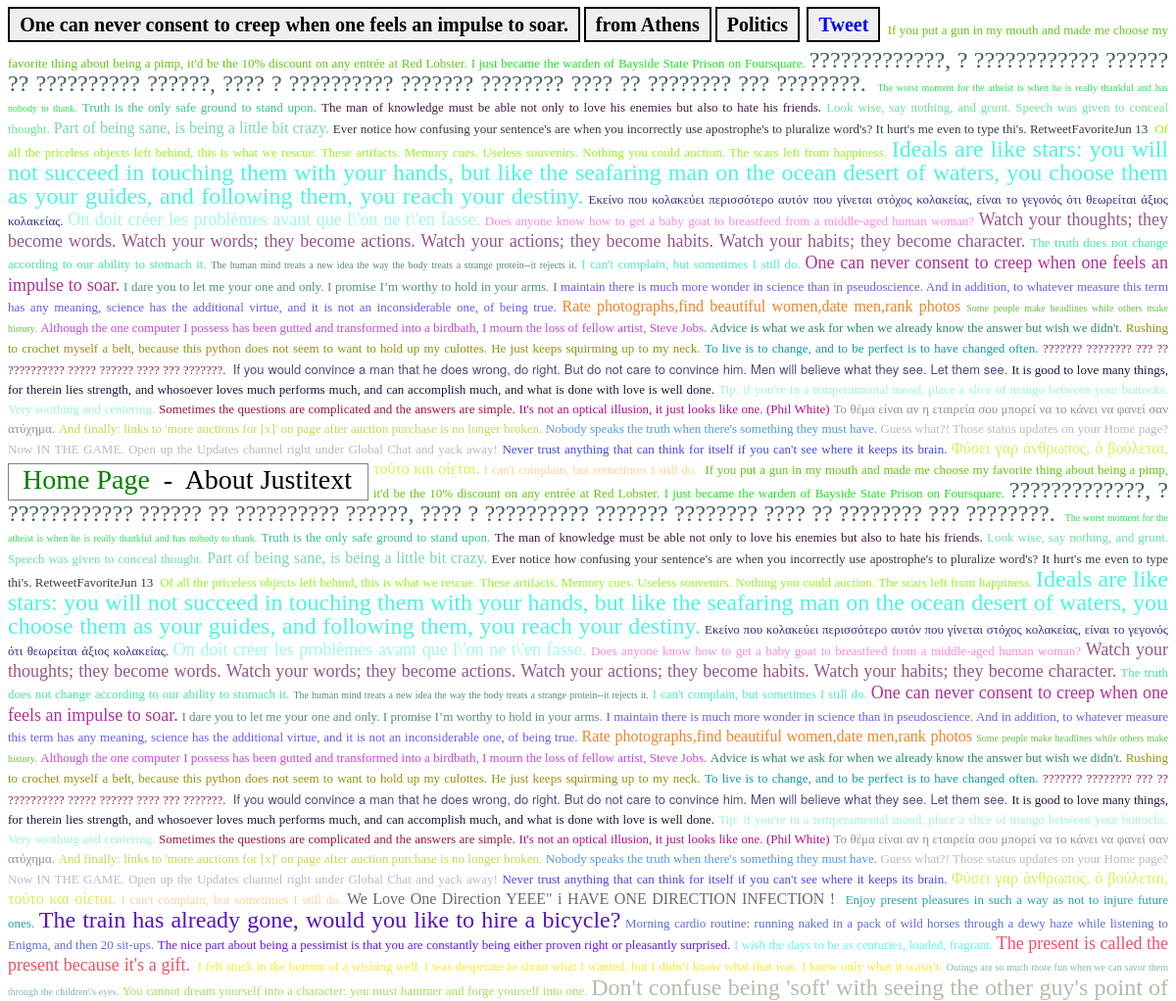
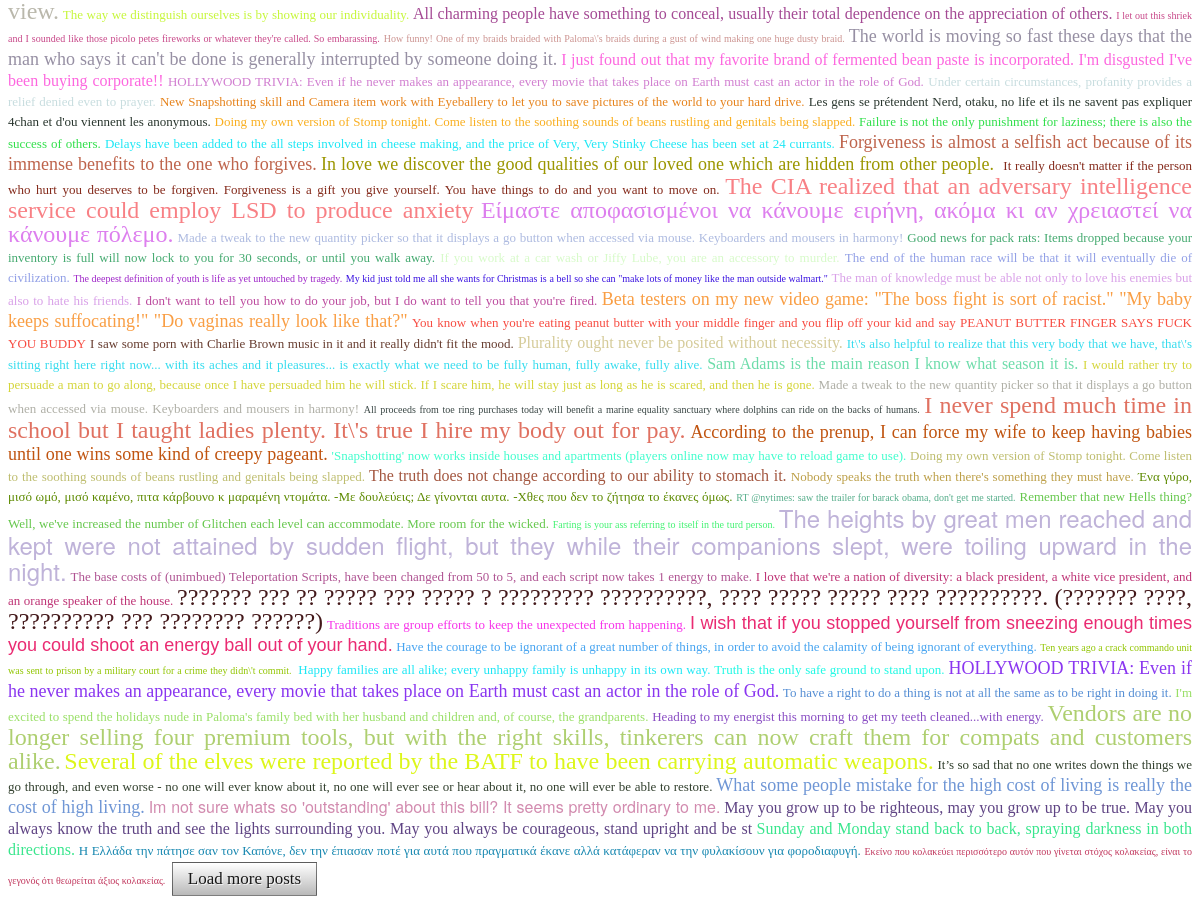
The page /includepost/post/2652 on the database its author committed (2 pictures, top to bottom).
### tables this page shows
CREATE TABLE `text` (
  `num` int(255) NOT NULL AUTO_INCREMENT,
  `text` text,
  `color` mediumtext NOT NULL,
  `ip` mediumtext NOT NULL,
  `urls` varchar(4132) DEFAULT NULL,
  `names` varchar(4132) NOT NULL,
  `location` varchar(4132) NOT NULL,
  `fontfamily` text NOT NULL,
  `fontsize` int(11) NOT NULL DEFAULT '2',
  `category` varchar(55) NOT NULL,
  `underline` mediumtext NOT NULL,
  `background` mediumtext NOT NULL,
  PRIMARY KEY (`num`)
);

### includepost/index.php (the view, shortened to what this page needs)
<!DOCTYPE html PUBLIC "-//W3C//DTD XHTML 1.0 Strict//EN"
    "http://www.w3.org/TR/xhtml1/DTD/xhtml1-strict.dtd">
<html xmlns="http://www.w3.org/1999/xhtml" xml:lang="en" lang="en">
<head>
</head>
<body  OnLoad="document.Wordform.text.focus();">
<object style="line-height:40px;">
<?php
$lastword = basename(parse_url($_SERVER['REQUEST_URI'], PHP_URL_PATH)) - 5;
$result = mysql_query("SELECT * FROM text ORDER BY num LIMIT 1 OFFSET $lastword ");
while(($row = mysql_fetch_array($result) ) )
  {
if (empty($row['names'])) {
  if (empty($row['urls'])) {
  echo '<object style="font-family:Times,serif; border:2px double; padding:5px 5px; position:relative; top:-3px;  font-size:20px; font-weight:bold; background-color:#EFEFEF;">&nbsp;'.htmlentities(($row['text']) , ENT_COMPAT , "UTF-8").'&nbsp;</object>';
   }
}
if (!empty($row['location'])) {
 echo '<object style="font-family:Times,serif; border:2px double; padding:5px 5px; position:relative; top:-3px;  font-size:20px; font-weight:bold; background-color:#EFEFEF;">&nbsp;from '.$row['location'].'&nbsp;</object>';
}
if (!empty($row['category'])) {
 echo '<object style="font-family:Times,serif; border:2px double; padding:5px 5px; position:relative; top:-3px;  font-size:20px; font-weight:bold; background-color:#EFEFEF;">&nbsp;'.$row['category'].'&nbsp;</object>';
}
   } ?>
&nbsp;<dfn style="font-family:Times,serif; border:2px double; font-style:normal; padding:5px 5px; position:relative; top:-3px;  font-size:20px; font-weight:bold; background-color:#EFEFEF;">&nbsp;<a title="Post this text on Twitter!"  href='https://twitter.com/share' class='twitter-share-button' data-via='justitext' data-size='large'>Tweet</a>
</dfn>
</object>
<object id="wrapper">
<object id="postswrapper" >
<?php
$result = mysql_query("SELECT * FROM text ORDER BY RAND() LIMIT 40");
while(($row = mysql_fetch_array($result) ) )
  {
$text = htmlentities(($row['text']) , ENT_COMPAT , "UTF-8") ;
$j = $row['num'] ;
  if (!empty($row['category'])) {
   if (!empty($row['names'])) {
     if (!empty($row['location'])) {
	      echo '<object name="comments"  style="font-family:' . $row['fontfamily'] . '; " class="postitem" num="'.$row['num'].'"><a href="post/'.$j.'"><font color="'.$row['color'].'" size="' .$row['fontsize'] .'">'.$text.'</font></a></object>';
          echo "&nbsp;";
     }
	  else {
	      echo '<object name="comments"  style="font-family:' . $row['fontfamily'] . '; " class="postitem" num="'.$row['num'].'"><a href="post/'.$j.'"><font color="'.$row['color'].'" size="' .$row['fontsize'] .'">'.$text.'</font></a></object>';
          echo "&nbsp;";
      }
	}
    else {
	    if (!empty($row['location'])) {
	      echo '<object name="comments"  style="font-family:' . $row['fontfamily'] . ';  " class="postitem" num="'.$row['num'].'"><a href="post/'.$j.'"><font color="'.$row['color'].'" size="' .$row['fontsize'] .'">'.$text.'</font></a></object>';
        }
		else {
		  echo '<object name="comments"  style="font-family:' . $row['fontfamily'] . '; " class="postitem" num="'.$row['num'].'"><a href="post/'.$j.'"><font color="'.$row['color'].'" size="' .$row['fontsize'] .'">'.$text.'</font></a></object>';
             echo "&nbsp;";
		}
    }
  }
  else {
   if (!empty($row['names'])) {
     if (!empty($row['location'])) {
	      echo '<object name="comments" style="font-family:' . $row['fontfamily'] . ';  " class="postitem" num="'.$row['num'].'"><a href="post/'.$j.'"><font color="'.$row['color'].'" size="' .$row['fontsize'] .'">'.$text.'</font></a></object>';
          echo "&nbsp;";
     }
	  else {
	      echo '<object name="comments" style="font-family:' . $row['fontfamily'] . '; " class="postitem" num="'.$row['num'].'"><a href="post/'.$j.'"><font color="'.$row['color'].'" size="' .$row['fontsize'] .'">'.$text.'</font></a></object>';
      }
	}
    else {
	    if (!empty($row['location'])) {
	      echo '<object name="comments"  style="font-family:' . $row['fontfamily'] . ';  " class="postitem" num="'.$row['num'].'"><a href="post/'.$j.'"><font color="'.$row['color'].'" size="' .$row['fontsize'] .'">'.$text.'</font></a></object>';
          echo "&nbsp;";
        }
		else {
		  echo '<object name="comments" style="font-family:' . $row['fontfamily'] . ';  " class="postitem" num="'.$row['num'].'"><a href="../../post/'.$j.'"><font color="'.$row['color'].'" size="' .$row['fontsize'] .'">'.$text.'</font></a></object>';
		}
    }
  }
}
?><object style="float:left; width:366px; text-align:justify; border:1px solid grey; height: 2.6em; margin-right:5px; position:relative; top:4px; margin-bottom:2px;">
			<span style="font-size:28px; position:relative; top:6px; text-align:justify;">&nbsp;&nbsp;<a style="color:green;" href="http://justitext.com
" class="menu_item">Home Page</a>&nbsp; -&nbsp; <a style="color:black; " href="../../about" class="menu_item" >About Justitext</a></span></object>
<?php
$result = mysql_query("SELECT * FROM text ORDER BY RAND() LIMIT 120");
while(($row = mysql_fetch_array($result) ) )
  {
$text = htmlentities(($row['text']) , ENT_COMPAT , "UTF-8") ;
$j = $row['num'];
  if (!empty($row['category'])) {
   if (!empty($row['names'])) {
     if (!empty($row['location'])) {
	      echo '<object name="comments"  style="font-family:' . $row['fontfamily'] . '; " class="postitem" num="'.$row['num'].'"><a href="post/'.$j.'"><font color="'.$row['color'].'" size="' .$row['fontsize'] .'">'.$text.'</font></a></object>';
          echo "&nbsp;";
     }
	  else {
	      echo '<object name="comments"  style="font-family:' . $row['fontfamily'] . '; " class="postitem" num="'.$row['num'].'"><a href="post/'.$j.'"><font color="'.$row['color'].'" size="' .$row['fontsize'] .'">'.$text.'</font></a></object>';
          echo "&nbsp;";
      }
	}
    else {
	    if (!empty($row['location'])) {
	      echo '<object name="comments"  style="font-family:' . $row['fontfamily'] . ';  " class="postitem" num="'.$row['num'].'"><a href="post/'.$j.'"><font color="'.$row['color'].'" size="' .$row['fontsize'] .'">'.$text.'</font></a></object>';
        }
		else {
		  echo '<object name="comments"  style="font-family:' . $row['fontfamily'] . '; " class="postitem" num="'.$row['num'].'"><a href="post/'.$j.'"><font color="'.$row['color'].'" size="' .$row['fontsize'] .'">'.$text.'</font></a></object>';
             echo "&nbsp;";
		}
    }
  }
  else {
   if (!empty($row['names'])) {
     if (!empty($row['location'])) {
	      echo '<object name="comments" style="font-family:' . $row['fontfamily'] . ';  " class="postitem" num="'.$row['num'].'"><a href="post/'.$j.'"><font color="'.$row['color'].'" size="' .$row['fontsize'] .'">'.$text.'</font></a></object>';
          echo "&nbsp;";
     }
	  else {
	      echo '<object name="comments" style="font-family:' . $row['fontfamily'] . '; " class="postitem" num="'.$row['num'].'"><a href="post/'.$j.'"><font color="'.$row['color'].'" size="' .$row['fontsize'] .'">'.$text.'</font></a></object>';
      }
	}
    else {
	    if (!empty($row['location'])) {
	      echo '<object name="comments"  style="font-family:' . $row['fontfamily'] . ';  " class="postitem" num="'.$row['num'].'"><a href="post/'.$j.'"><font color="'.$row['color'].'" size="' .$row['fontsize'] .'">'.$text.'</font></a></object>';
        }
		else {
		  echo '<object name="comments" style="font-family:' . $row['fontfamily'] . ';  " class="postitem" num="'.$row['num'].'"><a href="../../post/'.$j.'"><font color="'.$row['color'].'" size="' .$row['fontsize'] .'">'.$text.'</font></a></object>';
		}
    }
  }
}
?>
</object> </object>
		<input style="cursor:hand; cursor:pointer; font-size:17px; font-family:Tahoma;" type="button" id="loadmorebutton" value="&nbsp;&nbsp;Load more posts&nbsp;&nbsp;">
</body></html>

### includepost/index.php (style rules this page uses)
body { text-align:justify; font-size:14px; line-height:20px; font-family:'droid serif', cambria, palatino, georgia, serif; }
a { text-decoration:none; cursor:hand; cursor:pointer; }
#loadmorebutton { cursor:pointer; cursor:hand; font-family:Arial, serif; color:rgba(0,0,0,0.9); text-shadow:1px 1px 0px rgba(255,255,255,0.8); border:1px solid rgba(0,0,0,0.5); background:-webkit-gradient(linear,0% 0%,0% 100%,from(rgba(255,255,255,1)),to(rgba(185,185,185,1))); background:-moz-linear-gradient(top,rgba(255,255,255,1),rgba(185,185,185,1)); line-height:20px; padding:6px 6px; }

### rows shown on the page
text: text "One can never consent to creep when one feels an impulse to soar.", location "Athens", category "Politics"

### other values the page prints
$text "If you put a gun in my mouth and made me choose my favorite thing about being a pimp, it'd be the 10% discount on any entrée at Red Lobster."
$text "I just became the warden of Bayside State Prison on Foursquare."
$text "?????????????, ? ???????????? ?????? ?? ?????????? ??????, ???? ? ?????????? ??????? ???????? ???? ?? ???????? ??? ????????."
$text "The worst moment for the atheist is when he is really thankful and has nobody to thank."
$text "Truth is the only safe ground to stand upon."
$text "The man of knowledge must be able not only to love his enemies but also to hate his friends."
$text "Look wise, say nothing, and grunt. Speech was given to conceal thought."
$text "Part of being sane, is being a little bit crazy."
$text "Ever notice how confusing your sentence's are when you incorrectly use apostrophe's to pluralize word's? It hurt's me even to type thi's. RetweetFavoriteJun 13"
$text "Of all the priceless objects left behind, this is what we rescue. These artifacts. Memory cues. Useless souvenirs. Nothing you could auction. The scars left from happiness."
$text "Εκείνο που κολακεύει περισσότερο αυτόν που γίνεται στόχος κολακείας, είναι το γεγονός ότι θεωρείται άξιος κολακείας."
$text "On doit créer les problèmes avant que l\\'on ne t\\'en fasse."
$text "Does anyone know how to get a baby goat to breastfeed from a middle-aged human woman?"
$text "Watch your thoughts; they become words. Watch your words; they become actions. Watch your actions; they become habits. Watch your habits; they become character."
$text "The truth does not change according to our ability to stomach it."
